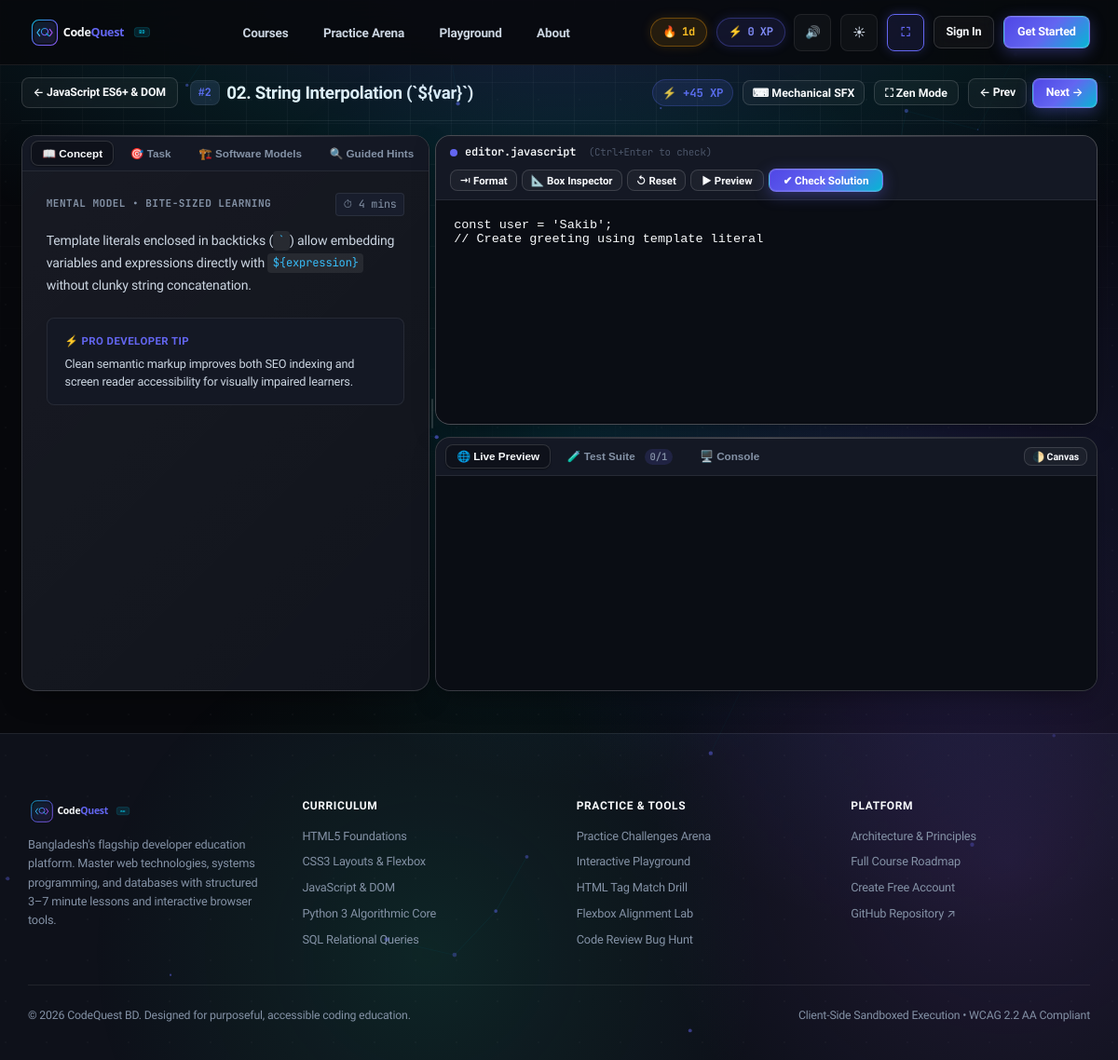
Page /learn/javascript-core/template-literals/ on the earlier database version.
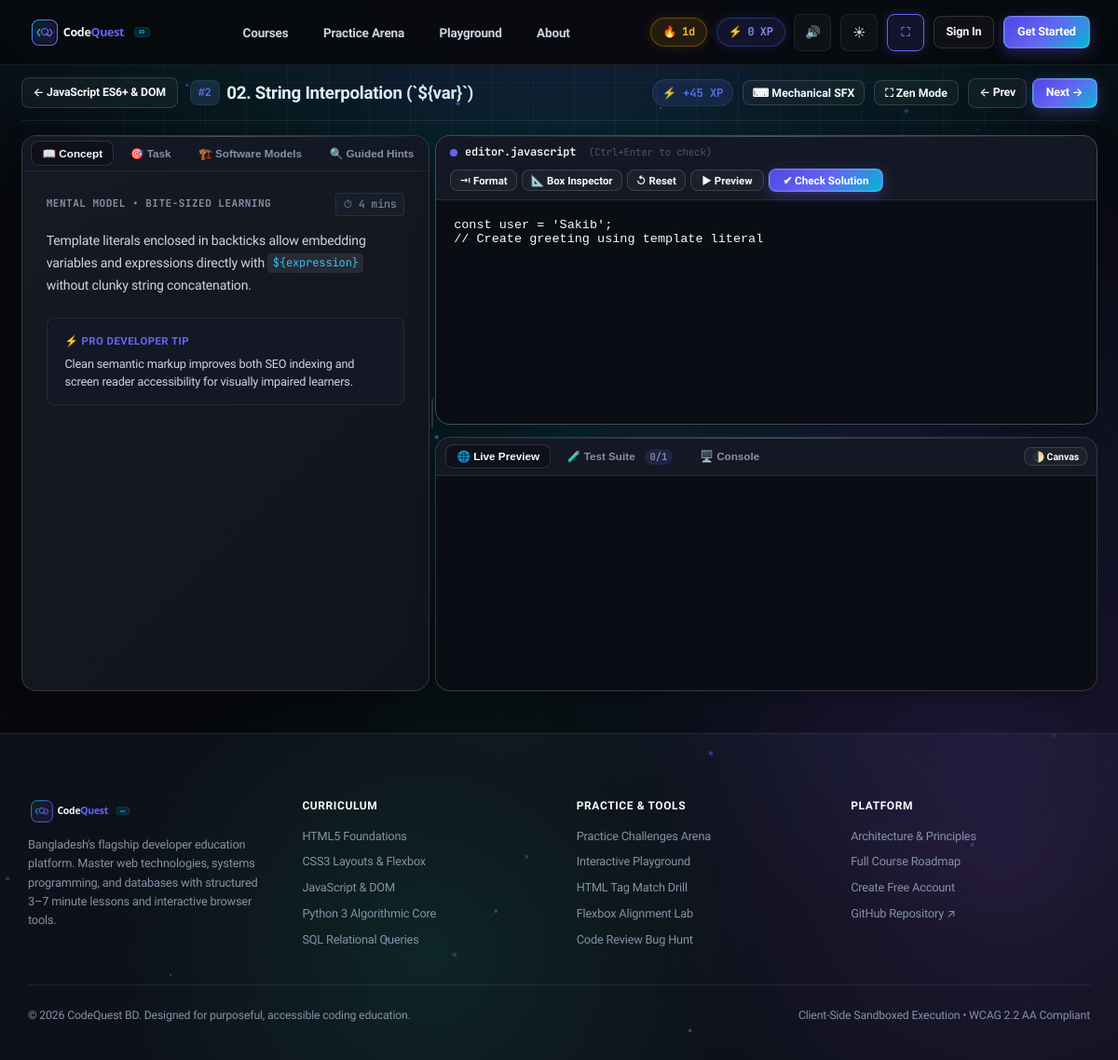
Same page on the later database version.
### learn/models.py (models this page shows, shortened)
class Course(models.Model):
    language = models.ForeignKey(Language, on_delete=models.CASCADE, related_name="courses")
    title = models.CharField(max_length=160)
    slug = models.SlugField(max_length=160, unique=True)
    description = models.TextField()
    level = models.CharField(max_length=40, default="Beginner")
    order = models.PositiveIntegerField(default=0)
    xp_reward = models.PositiveIntegerField(default=200)
    class Meta:
        ordering = ["order", "id"]

class Lesson(models.Model):
    EXECUTION_TYPES = [
        ("IFRAME", "HTML/CSS/JS Live Preview (Sandboxed iframe)"),
        ("PYODIDE", "Python 3 Client-Side WASM (Pyodide)"),
        ("SQL", "SQL Browser Database (sql.js WASM)"),
        ("PREDICT", "Predict the Output (C, Java, PHP, Bash)"),
        ("QUIZ", "Fill-the-Blank & Multiple Choice"),
    ]
    course = models.ForeignKey(Course, on_delete=models.CASCADE, related_name="lessons")
    title = models.CharField(max_length=200)
    slug = models.SlugField(max_length=200)
    order = models.PositiveIntegerField(default=1)
    est_minutes = models.PositiveIntegerField(default=5, help_text="Bite-sized duration (3-7 min)")
    xp = models.PositiveIntegerField(default=50)
    execution_type = models.CharField(max_length=20, choices=EXECUTION_TYPES, default="IFRAME")
    body_md = models.TextField(help_text="Short markdown explanation (max ~150 words + diagram/example)")
    diagram_svg = models.TextField(blank=True, default="", help_text="Optional clean inline SVG diagram")
    task_prompt = models.TextField(help_text="Clear single task description")
    starter_code = models.TextField(help_text="Initial code placed in editor")
    solution = models.TextField(help_text="Working solution code")
    tests_json = models.JSONField(
        default=list,
        blank=True,
        help_text="List of test checks: [{'id': 'c1', 'desc': 'Has <h1> tag', 'type': 'dom_exists', 'query': 'h1'}]"
    )
    hints_json = models.JSONField(
        default=list,
        blank=True,
        help_text="Hint ladder: ['Hint 1: Check your syntax', 'Hint 2: Use display: flex']"
    )
    class Meta:
        ordering = ["course__order", "order", "id"]
        unique_together = ("course", "slug")

class Language(models.Model):
    name = models.CharField(max_length=80, unique=True)
    slug = models.SlugField(max_length=80, unique=True)
    short_code = models.CharField(max_length=16, default="CODE")
    category = models.CharField(max_length=80, default="Core Foundations")
    summary = models.CharField(max_length=240)
    icon_svg = models.TextField(blank=True, default="")
    order = models.PositiveIntegerField(default=0)
    is_active = models.BooleanField(default=True)
    class Meta:
        ordering = ["order", "name"]

### learn/views.py (the view)
# urls.py: path("learn/<slug:course_slug>/<slug:lesson_slug>/", views.lesson_detail, name="lesson_detail"),
def lesson_detail(request, course_slug, lesson_slug):
    course = get_object_or_404(Course.objects.select_related("language"), slug=course_slug)
    lesson = get_object_or_404(Lesson.objects.select_related("course"), course=course, slug=lesson_slug)
    all_lessons = list(course.lessons.all())
    curr_idx = -1
    for idx, l in enumerate(all_lessons):
        if l.id == lesson.id:
            curr_idx = idx
            break
    prev_lesson = all_lessons[curr_idx - 1] if curr_idx > 0 else None
    next_lesson = all_lessons[curr_idx + 1] if curr_idx < len(all_lessons) - 1 else None
    if request.user.is_authenticated:
        UserProgress.objects.get_or_create(
            user=request.user,
            lesson=lesson,
            defaults={"status": "IN_PROGRESS", "attempts": 1}
        )
    return render(
        request,
        "learn/lesson_detail.html",
        {
            "course": course,
            "lesson": lesson,
            "prev_lesson": prev_lesson,
            "next_lesson": next_lesson,
            "tests_json_str": json.dumps(lesson.tests_json or []),
            "hints_json_str": json.dumps(lesson.hints_json or []),
        },
    )

### templates/learn/lesson_detail.html (shortened to what this page needs)
{% extends "base.html" %}
{% load static %}
{% load learn_extras %}
{% block extra_head %}
<link rel="stylesheet" href="https://cdnjs.cloudflare.com/ajax/libs/codemirror/5.65.16/codemirror.min.css" />
<link rel="stylesheet" href="https://cdnjs.cloudflare.com/ajax/libs/codemirror/5.65.16/theme/dracula.min.css" />
{% endblock %}
{% block content %}
<div class="cq-learning-shell">
  <div style="display: flex; flex-wrap: wrap; justify-content: space-between; align-items: center; gap: 1rem; margin-bottom: 1rem; padding-bottom: 0.85rem; border-bottom: 1px solid var(--border-subtle);">
    <div style="display: flex; align-items: center; gap: 0.85rem; flex-wrap: wrap;">
      <a href="{% url 'course_detail' course.slug %}" class="btn btn-ghost" style="padding: 0.4rem 0.8rem; font-size: 0.82rem;">
        &larr; {{ course.title }}
      </a>
      <div style="display: flex; align-items: center; gap: 0.5rem;">
        <span style="font-family: var(--font-mono); font-size: 0.78rem; font-weight: 700; background: var(--bg-panel); border: 1px solid var(--border-subtle); padding: 0.2rem 0.55rem; border-radius: var(--radius-sm); color: var(--accent);">
          #{{ lesson.order }}
        </span>
        <h1 style="font-size: 1.25rem; font-weight: 800; color: var(--text-primary); margin: 0; letter-spacing: -0.015em;">
          {{ lesson.title }}
        </h1>
      </div>
    </div>
    <div style="display: flex; align-items: center; gap: 0.65rem; flex-wrap: wrap;">
      <span style="font-size: 0.82rem; font-family: var(--font-mono); color: var(--accent); font-weight: 700; background: var(--accent-subtle); padding: 0.25rem 0.65rem; border-radius: 999px; border: 1px solid rgba(99, 102, 241, 0.25);">
        ⚡ +{{ lesson.xp }} XP
      </span>
      <button id="lessonAudioToggle" class="btn btn-ghost" style="padding: 0.35rem 0.65rem; font-size: 0.82rem;" title="Toggle Mechanical Keystroke Audio">
        ⌨ Mechanical SFX
      </button>
      <button id="zenModeBtn" class="btn btn-ghost" style="padding: 0.35rem 0.75rem; font-size: 0.82rem;" title="Toggle Distraction-Free Fullscreen Studio">
        ⛶ Zen Mode
      </button>
      <div style="display: flex; gap: 0.35rem;">
        {% if prev_lesson %}
        <a href="{% url 'lesson_detail' course.slug prev_lesson.slug %}" class="btn btn-ghost" style="padding: 0.35rem 0.75rem; font-size: 0.82rem;" title="Previous Lesson">
          &larr; Prev
        </a>
        {% endif %}
        {% if next_lesson %}
        <a href="{% url 'lesson_detail' course.slug next_lesson.slug %}" class="btn btn-primary" style="padding: 0.35rem 0.95rem; font-size: 0.82rem;" title="Next Lesson">
          Next &rarr;
        </a>
        {% endif %}
      </div>
    </div>
  </div>
  <div id="lessonStudioRoot" class="lesson-studio-root">
    <div id="workspaceContainer" class="zen-workspace-body" style="display: flex; gap: 0; align-items: stretch; position: relative;">
    <div id="panelInstructions" class="cq-card" style="flex: 0 0 38%; min-width: 320px; max-width: 60%; padding: 0; overflow: hidden; display: flex; flex-direction: column; max-height: calc(100vh - 120px);">
      <div class="study-tabs-nav">
        <button class="study-tab-btn active" data-study-tab="concept">
          📖 Concept
        </button>
        <button class="study-tab-btn" data-study-tab="task">
          🎯 Task
        </button>
        <button class="study-tab-btn" data-study-tab="models">
          🏗️ Software Models
        </button>
        <button class="study-tab-btn" data-study-tab="hints">
          🔍 Guided Hints
        </button>
      </div>
      <div style="padding: 1.5rem 1.75rem; overflow-y: auto; flex: 1;">
        <div id="studyTabConcept" class="study-tab-content">
          <div style="display: flex; align-items: center; justify-content: space-between; margin-bottom: 1rem;">
            <span style="font-size: 0.74rem; font-family: var(--font-mono); color: var(--text-muted); text-transform: uppercase; font-weight: 700; letter-spacing: 0.04em;">
              Mental Model &bull; Bite-Sized Learning
            </span>
            <span style="font-size: 0.78rem; color: var(--text-muted); font-family: var(--font-mono); background: var(--bg-panel); padding: 0.15rem 0.5rem; border-radius: 4px; border: 1px solid var(--border-subtle);">
              ⏱ {{ lesson.est_minutes }} mins
            </span>
          </div>
          <div class="prose" style="font-size: 0.94rem; line-height: 1.68; color: var(--text-primary); margin-bottom: 1.5rem;">
            {{ lesson.body_md|render_md }}
          </div>
          <div style="margin-top: 1.25rem; padding: 1rem 1.25rem; background: var(--bg-surface-elevated); border: 1px solid var(--border-subtle); border-radius: var(--radius-sm);">
            <div style="font-size: 0.76rem; font-weight: 700; color: var(--accent); text-transform: uppercase; letter-spacing: 0.04em; margin-bottom: 0.35rem;">
              ⚡ Pro Developer Tip
            </div>
            <div style="font-size: 0.85rem; color: var(--text-secondary); line-height: 1.5;">
              Clean semantic markup improves both SEO indexing and screen reader accessibility for visually impaired learners.
            </div>
          </div>
        </div>
      </div>
    </div>
    <div id="workspaceSplitter" class="cq-splitter-v" title="Drag to resize panels (Double-click to reset)"></div>
    <div id="panelEditorWrapper" style="flex: 1; min-width: 360px; display: flex; flex-direction: column; gap: 0.85rem;">
      <div id="panelCodeEditor" class="cq-card" style="padding: 0; overflow: hidden; display: flex; flex-direction: column; border: 1px solid var(--border-strong);">
        <div style="display: flex; flex-wrap: wrap; justify-content: space-between; align-items: center; padding: 0.55rem 1rem; background: var(--bg-surface-elevated); border-bottom: 1px solid var(--border-subtle); gap: 0.5rem;">
          <div style="display: flex; align-items: center; gap: 0.5rem; font-size: 0.8rem; font-family: var(--font-mono); color: var(--text-muted);">
            <span style="display: inline-block; width: 8px; height: 8px; border-radius: 50%; background: var(--accent);"></span>
            <span style="font-weight: 600; color: var(--text-primary);">editor.{{ course.language.slug|default:'html' }}</span>
            <span style="font-size: 0.72rem; color: var(--text-dim); margin-left: 0.4rem;">(Ctrl+Enter to check)</span>
          </div>
          <div style="display: flex; flex-wrap: wrap; gap: 0.35rem; align-items: center;">
            <button id="formatCodeBtn" class="btn btn-ghost" style="padding: 0.25rem 0.6rem; font-size: 0.76rem;" title="Auto-indent and format code">
              ⇥ Format
            </button>
            <button id="openBoxInspectorBtn" class="btn btn-ghost" style="padding: 0.25rem 0.6rem; font-size: 0.76rem;" title="Open Visual Box Model &amp; Flexbox Inspector">
              📐 Box Inspector
            </button>
            <button id="resetCodeBtn" class="btn btn-ghost" style="padding: 0.25rem 0.6rem; font-size: 0.76rem;" title="Reset Starter Code">
              ↺ Reset
            </button>
            <button id="runCodeBtn" class="btn btn-ghost" style="padding: 0.25rem 0.75rem; font-size: 0.76rem;" title="Run live sandboxed preview">
              ▶ Preview
            </button>
            <button id="checkSolutionBtn" class="btn btn-primary" style="padding: 0.3rem 0.95rem; font-size: 0.78rem; font-weight: 700;">
              ✔ Check Solution
            </button>
          </div>
        </div>
        <textarea id="codeEditor" class="code-editor" style="min-height: 240px; border: none; border-radius: 0; font-size: 0.9rem; outline: none; background: var(--bg-input); color: var(--text-primary); padding: 1.25rem;" spellcheck="false">{{ lesson.starter_code }}</textarea>
      </div>
      <div id="panelStudioDeck" class="cq-card" style="padding: 0; overflow: hidden; display: flex; flex-direction: column;">
        <div class="studio-tabs-nav" style="justify-content: space-between;">
          <div style="display: flex; align-items: center; gap: 0.35rem;">
            <button class="studio-tab-btn active" data-studio-tab="preview">
              🌐 Live Preview
            </button>
            <button class="studio-tab-btn" data-studio-tab="tests">
              🧪 Test Suite <span id="testBadgeCount" style="margin-left: 0.3rem; padding: 0.1rem 0.35rem; border-radius: 999px; background: rgba(99, 102, 241, 0.15); font-size: 0.7rem; font-family: var(--font-mono);">0/{{ lesson.tests_json|length|default:3 }}</span>
            </button>
            <button class="studio-tab-btn" data-studio-tab="console">
              🖥️ Console
            </button>
          </div>
          <div style="display: flex; align-items: center; gap: 0.65rem;">
            <button id="togglePreviewCanvasBtn" class="btn btn-ghost" style="padding: 0.15rem 0.5rem; font-size: 0.7rem; height: auto;" title="Switch Preview Canvas Dark/Light">
              🌓 Canvas
            </button>
          </div>
        </div>
        <div id="studioTabPreview" class="studio-tab-pane">
          <div id="iframeWrapper" style="width: 100%; transition: max-width 0.2s ease; margin: 0 auto;">
            <iframe id="previewIframe" sandbox="allow-scripts" style="width: 100%; height: 230px; border: none; background: var(--bg-input); display: block;"></iframe>
          </div>
        </div>
      </div>
    </div>
  </div>
  </div>
</div>
{% endblock %}

Differences in the rows shown:
changed Lesson "02. String Interpolation (`${var}`)": body_md|render_md "Template literals enclosed in backticks ( ` ) allow embedding variables and expressions directly with ${expression} without clunky string concatenation." → "Template literals enclosed in backticks allow embedding variables and expressions directly with ${expression} without clunky string concatenation."
